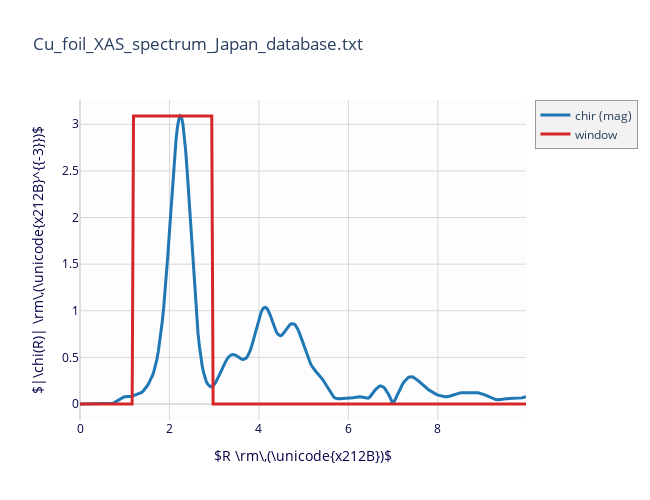
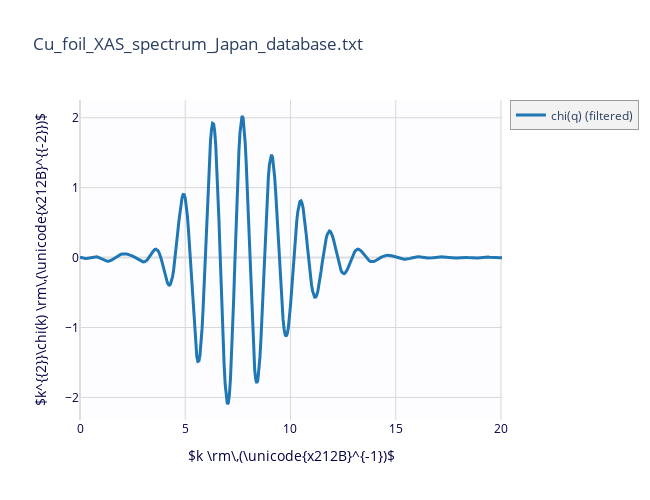
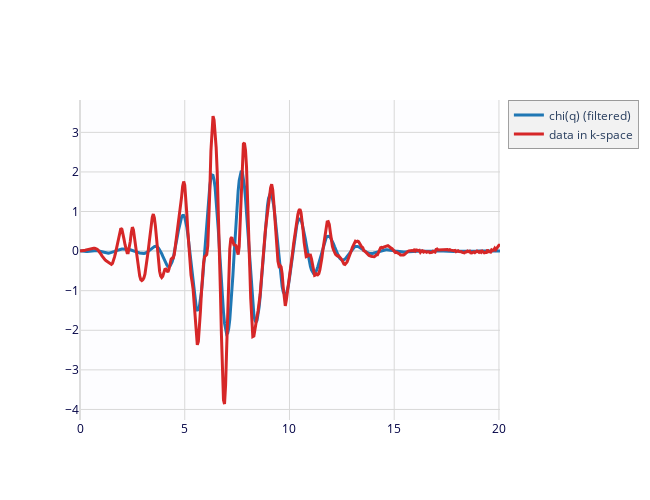

Notebook source saved alongside these figures, in order:
### Markdown cell above
# First-shell fitting

### Code cell
# step 3: Fourier transform ranges ranges
xftf(cu_data, kmin=3, kmax=15, kweight=2, dk=4, window='kaiser')
xftr(cu_data, rmin=1.2, rmax=3, window='hanning', dr=0)

# Plot EXAFS in R-space
plot_chir(cu_data, show_window=True, rmax=7)


# Plot EXAFS in q-space
fig_chiq = plot_chiq(cu_data)
fig_chiq.add_plot(cu_data.k, 
             cu_data.chi*cu_data.k**2, 
             label='data in k-space')
fig_chiq.show()

# we can then definte Fourier tranform and fit ranges (first shell only: out to 3.0 Ang)
trans = feffit_transform(kmin=3, kmax=15, kweight=2, dk=4, window='kaiser', rmin=1.2, rmax=3.0)

### Figure 1 — Plotly figure (JSON) as saved in the notebook; plotly's stock layout.template omitted (floating-point values rounded to 4 significant figures; data arrays with more than 128 entries replaced by an {"elided": "..."} marker saying what was removed)
{"data": [{"line": {"color": "#1f77b4", "width": 3}, "name": "chir (mag)", "type": "scatter", "uid": "b924c571-8834-44b5-8d1b-e45e728f8daa", "x": {"elided": "326 float values"}, "y": {"elided": "326 float values"}}, {"line": {"color": "#d62728", "width": 3}, "name": "window", "type": "scatter", "uid": "4c2e12df-67b6-45d3-a29c-6b7b9b9da266", "x": {"elided": "326 float values"}, "y": {"elided": "326 float values"}}], "layout": {"height": 500, "hovermode": "closest", "legend": {"bgcolor": "#F2F2F2", "borderwidth": 0.5}, "plot_bgcolor": "#FDFDFF", "showlegend": true, "title": {"text": "Cu_foil_XAS_spectrum_Japan_database.txt"}, "width": 650, "xaxis": {"color": "#004", "gridcolor": "#D8D8D8", "range": [null, 7], "showgrid": true, "title": {"text": "$R \\rm\\,(\\unicode{x212B})$"}, "zerolinecolor": "#DDD"}, "yaxis": {"color": "#004", "gridcolor": "#D8D8D8", "showgrid": true, "title": {"text": "$|\\chi(R)| \\rm\\,(\\unicode{x212B}^{{-3}})$"}, "zerolinecolor": "#DDD"}}}

### Figure 2 — Plotly figure (JSON) as saved in the notebook; plotly's stock layout.template omitted (floating-point values rounded to 4 significant figures; data arrays with more than 128 entries replaced by an {"elided": "..."} marker saying what was removed)
{"data": [{"line": {"color": "#1f77b4", "width": 3}, "name": "chi(q) (filtered)", "type": "scatter", "uid": "fef19ca0-f6c2-4668-8d9c-dba94a9dc621", "x": {"elided": "402 float values"}, "y": {"elided": "402 float values"}}], "layout": {"height": 500, "hovermode": "closest", "legend": {"bgcolor": "#F2F2F2", "borderwidth": 0.5}, "plot_bgcolor": "#FDFDFF", "showlegend": true, "title": {"text": "Cu_foil_XAS_spectrum_Japan_database.txt"}, "width": 650, "xaxis": {"color": "#004", "gridcolor": "#D8D8D8", "range": [0, 20.05], "showgrid": true, "title": {"text": "$k \\rm\\,(\\unicode{x212B}^{-1})$"}, "zerolinecolor": "#DDD"}, "yaxis": {"color": "#004", "gridcolor": "#D8D8D8", "showgrid": true, "title": {"text": "$k^{{2}}\\chi(k) \\rm\\,(\\unicode{x212B}^{{-2}})$"}, "zerolinecolor": "#DDD"}}}

### Figure 3 — Plotly figure (JSON) as saved in the notebook; plotly's stock layout.template omitted (floating-point values rounded to 4 significant figures; data arrays with more than 128 entries replaced by an {"elided": "..."} marker saying what was removed)
{"data": [{"line": {"color": "#1f77b4", "width": 3}, "name": "chi(q) (filtered)", "type": "scatter", "uid": "fef19ca0-f6c2-4668-8d9c-dba94a9dc621", "x": {"elided": "402 float values"}, "y": {"elided": "402 float values"}}, {"line": {"color": "#d62728", "width": 3}, "name": "data in k-space", "type": "scatter", "uid": "3a1bb8f3-b81b-4cee-a161-46e855705371", "x": {"elided": "402 float values"}, "y": {"elided": "402 float values"}}], "layout": {"height": 500, "hovermode": "closest", "legend": {"bgcolor": "#F2F2F2", "borderwidth": 0.5}, "plot_bgcolor": "#FDFDFF", "showlegend": true, "title": {}, "width": 650, "xaxis": {"color": "#004", "gridcolor": "#D8D8D8", "range": [0, 20.05], "showgrid": true, "title": {}, "zerolinecolor": "#DDD"}, "yaxis": {"color": "#004", "gridcolor": "#D8D8D8", "showgrid": true, "title": {}, "zerolinecolor": "#DDD"}}}
